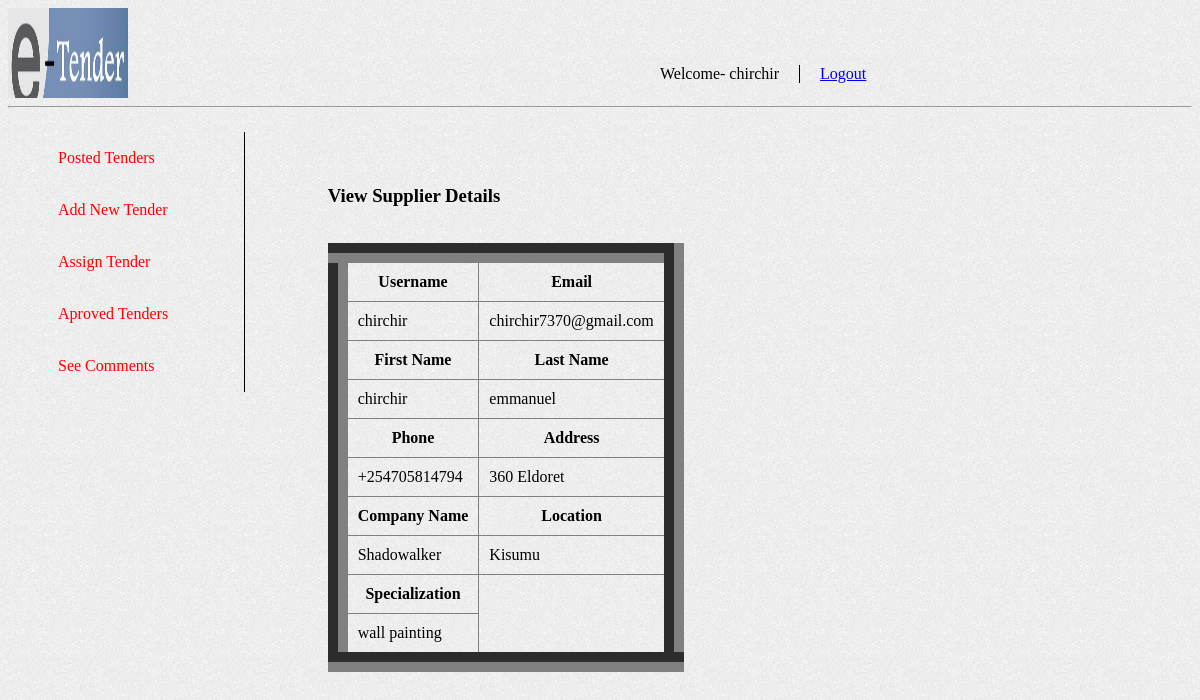
The page /admin/checksupplier.php?id=24 (signed in) on the database its author committed.
### tables this page shows
CREATE TABLE `members` (
  `memberID` int(11) NOT NULL,
  `username` varchar(255) NOT NULL,
  `password` varchar(255) NOT NULL,
  `email` varchar(255) NOT NULL,
  `active` varchar(255) NOT NULL,
  `resetToken` varchar(255) DEFAULT NULL,
  `resetComplete` varchar(3) DEFAULT 'No',
  `Firstname` varchar(100) NOT NULL,
  `Lastname` varchar(100) NOT NULL,
  `Company_name` varchar(100) NOT NULL,
  `PhoneNo` varchar(100) NOT NULL,
  `Location` varchar(100) NOT NULL,
  `Specialization` varchar(200) NOT NULL,
  `address` varchar(100) NOT NULL
);

### admin/authent.php (called while the page is built, shortened)
<?php
$query = $DBcon->query("SELECT * FROM admin WHERE adminID=".$_SESSION['userSession']);
$userRow=$query->fetch_array();
?>

### admin/checksupplier.php (the view, shortened to what this page needs)
<?php
include_once 'connectadmin.php';
include_once 'authent.php';
?>
<html>
      <head>
            <link rel ="stylesheet" type = "text/css" href ="css/index.css"/>
            <link rel ="stylesheet" type = "text/css" href ="css/adminpage.css"/>
            <link rel ="stylesheet" type = "text/css" href ="css/check.css"/>
      </head>
      <body background = "../bg.jpg">
      <div id = "header">
            <div class ="logo">
                  <img src="../images/e-tender.jpeg" alt="logo" height="90px" width ="120px">
            </div>
                  <div id ="welcomeadmin">
                        <ul>
                              <li id ="username">Welcome- <?php echo $userRow['username']; ?></li>
                              <li><a href ="logout.php?logout">Logout</li>
                        </ul>
                  </div>
                  <hr>
            </div>
      <div id ="menu">
                  <nav>
                        <ul>
                              <li><a href ="adminpage.php">Posted Tenders</a></li>
                              <li><a href="posttender.php">Add New Tender</li>
                              <li><a href ="assigntender.php">Assign Tender</a></li>
                              <li><a href ="approvedTenders.php">Aproved Tenders</a></li>
                              <li><a href ="comments.php">See Comments</a></li>
                        </ul>
                  </nav>
                  <div id ="check">
                        <h3> View Supplier Details</h3><br>
<?php
if (isset($_GET['id']) && is_numeric($_GET['id']))
{
$id = $_GET['id'];
if($result = $DBcon->query("SELECT username, email, Firstname, Lastname, Company_name, PhoneNo, Location, Specialization, address from  members where memberID=$id")){
      if ($result->num_rows > 0){
            while ($show= $result->fetch_object()){
                  $fname=$show->Firstname;
                  $uname=$show->username;
                  $email=$show->email;
                  $lname=$show->Lastname;
                  $cname=$show->Company_name;
                  $phone=$show->PhoneNo;
                  $location=$show->Location;
                  $specialize=$show->Specialization;
                  $address=$show->address;
            }
      }
      }
}
?>
 <table id="checksupp" cellpadding="10" border="20px">
                  <tr>
                     <th>Username</th>
                      <th>Email</th>
                     </tr>
                     <tr>
                      <td><?php echo $uname;?></td>
                      <td><?php echo $email;?></td>
                     </tr><tr>
                     <th>First Name</th>
                      <th>Last Name</th>
                     </tr>
                     <tr>
                      <td><?php echo $fname;?></td>
                      <td><?php echo $lname;?></td>
                     </tr>
                  <tr>
                     <th>Phone</th>
                      <th>Address </th>
                     </tr>
                     <tr>
                      <td><?php echo $phone;?></td>
                      <td><?php echo $address;?></td>
                     </tr>
                     <tr>
                        <th>Company Name</th>
                         <th>Location</th>
                        </tr>
                        <tr>
                          <td><?php echo $cname;?></td>
                          <td><?php echo $location;?></td>
                        </tr>
                        <tr>
                        <th>Specialization</th>
                        </tr>
                        <tr>
                          <td><?php echo $specialize;?></td>
                        </tr>
              </table>
                  </div>
                  </div>
      </body>
</html>

### admin/css/index.css (style rules this page uses)
#menu { position: relative; width:100%; height: ; }
#menu nav { position: absolute; width: 20%; height:100%; }
#menu ul { border-right: 1px solid black; list-style: none; }
#menu li { padding: 17px 10px; }
#menu a { text-decoration: none; }
#menu a:link { color: red; }

### admin/css/adminpage.css (style rules this page uses)
#welcomeadmin { position: absolute; top:49px; left:50%; }
#welcomeadmin ul { list-style: none; }
#welcomeadmin li { float: left; padding: 0px 20px; }
#username { border-right: 1px solid black; }

### admin/css/check.css (style rules this page uses)
#check { position: absolute; top:50px; left:27%; }
#checksupp { border-collapse: collapse; }

### rows shown on the page
members: username "chirchir", email "chirchir7370@gmail.com", Firstname "chirchir", Lastname "emmanuel", PhoneNo "+254705814794", address "360 Eldoret", Company_name "Shadowalker", Location "Kisumu", Specialization "wall painting"

### other values the page prints
$userRow['username'] "chirchir"
